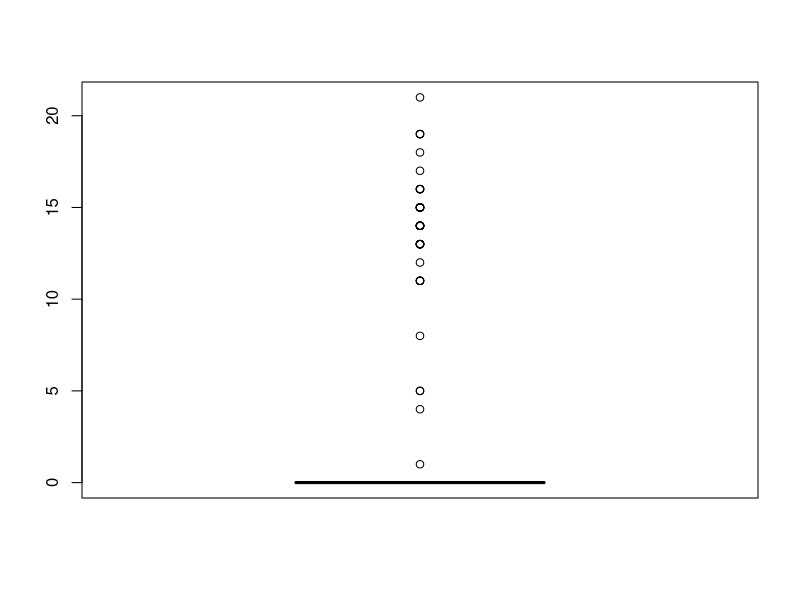

R code for this plot:
#steelhead.r
#exposure model for steelhead

#read in data
setwd("~/github/Steelhead/Data")

fishery_mat<-as.matrix(read.csv("2014Area E_openings.csv"))
fishery_mat<-as.matrix(read.csv("2014Area B_openings.csv"))

colnames(fishery_mat)<-NULL
fishery_mat<-fishery_mat[,2:3337]

steelhead_data<-as.data.frame(read.csv("steelhead_pops.csv", header=T))

n_km<-521
n_hours<-3336

#set up a fake steelhead population
#IBM like model

n_fish<-1000
fish<-seq(1,n_fish,by=1)

#each fish has characteristics and they are in these vectors
exposure<-rep(NA,n_fish)
speeds<-rep(0,n_fish)
starting_date<-rep(0,n_fish)

#population characteristics (these are the hypothesis about the population that will be tested)
rt_mean<-100
rt_sd<-10
speed_mean<-20
speed_sd<-3

speeds<-(pmax(9,pmin(55,rnorm(fish,speed_mean,speed_sd))))/24	#speed in km/h
starting_date<-(pmax(15,pmin(85,rnorm(fish,rt_mean,rt_sd)))) #starting date in hours
starting_hour<-starting_date*24
#move fish though fisheries 

for(ind in 1:n_fish)
{

exposure[ind]<-0
for(loc in 1:n_km){

start_time<-starting_hour[ind]
time_at_loc<-start_time+loc*speeds[ind]

#check exposure against fishery matrix

exposure[ind]<-exposure[ind]+fishery_mat[loc,round(time_at_loc)]

}
}



boxplot(exposure)

